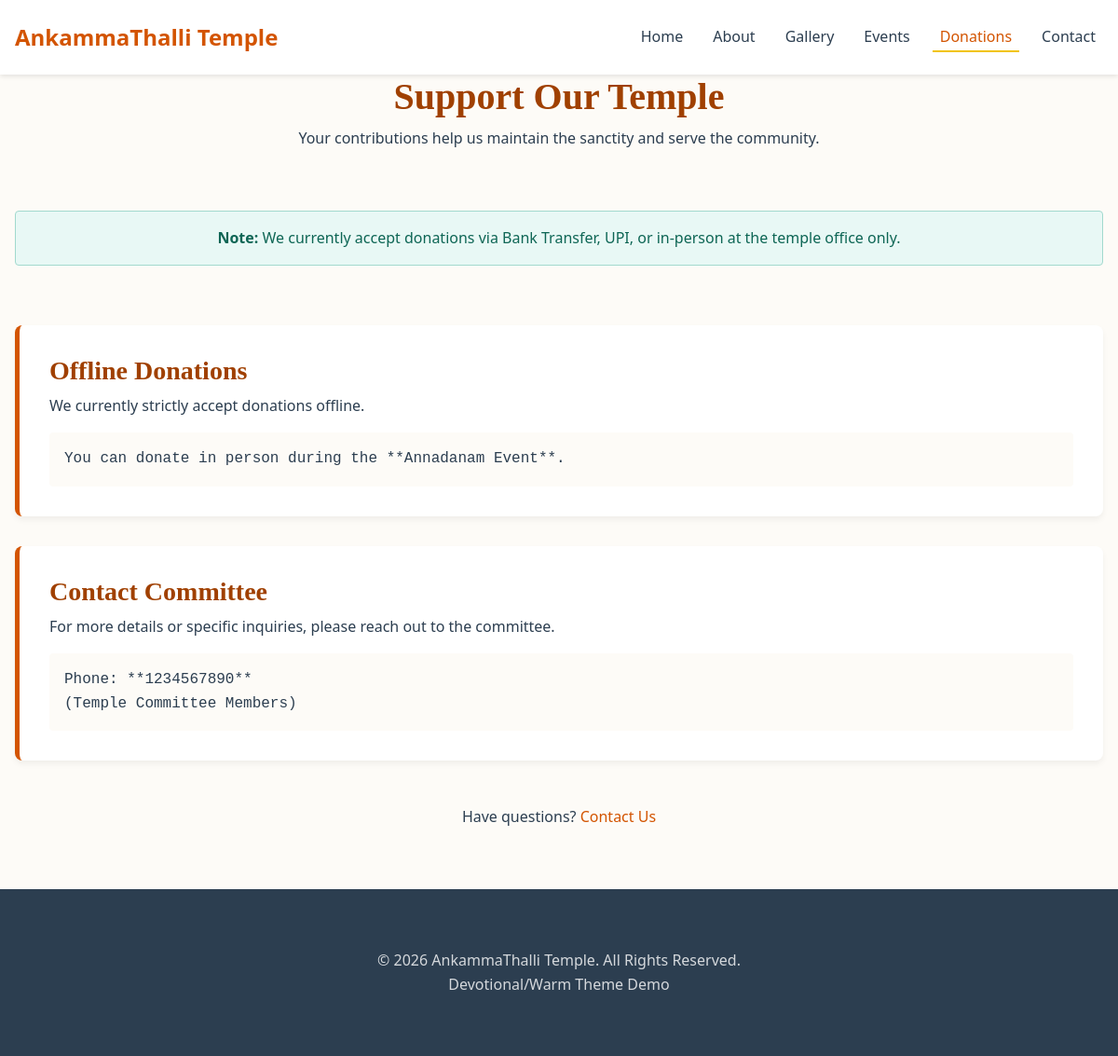
/index.php?page=donations, run on the app's committed database.
### tables this page shows
CREATE TABLE IF NOT EXISTS `menus` (
  `id` int(11) NOT NULL AUTO_INCREMENT,
  `label` varchar(100) NOT NULL,
  `slug` varchar(100) NOT NULL,
  `parent_id` int(11) DEFAULT NULL,
  `display_order` int(11) NOT NULL DEFAULT 0,
  `is_active` tinyint(1) NOT NULL DEFAULT 1,
  `created_at` timestamp DEFAULT CURRENT_TIMESTAMP,
  PRIMARY KEY (`id`)
);

CREATE TABLE IF NOT EXISTS `donations` (
  `id` int(11) NOT NULL AUTO_INCREMENT,
  `title` varchar(255) NOT NULL,
  `description` text,
  `bank_details` text,  
  `is_active` tinyint(1) DEFAULT 1,
  PRIMARY KEY (`id`)
);

### app/models/Menu.php (called while the page is built, shortened)
<?php
class Menu {
    public static function getAll() {
        try {
            $db = Database::getInstance()->getConnection();
            $stmt = $db->query("SELECT * FROM menus WHERE is_active = 1 ORDER BY display_order ASC");
            return $stmt->fetchAll();
        } catch (PDOException $e) {
            return [];
        }
    }
}

### app/controllers/DonationsController.php (called while the page is built, shortened)
<?php
require_once __DIR__ . '/../models/Donation.php';
class DonationsController {
    public function index() {
        $donationMethods = Donation::getAll();
        require __DIR__ . '/../views/pages/donations.php';
    }
}

### app/models/Donation.php (called while the page is built, shortened)
<?php
class Donation {
    public static function getAll() {
        $db = Database::getInstance()->getConnection();
        $stmt = $db->query("SELECT * FROM donations WHERE is_active = 1");
        return $stmt->fetchAll();
    }
}

### app/views/pages/donations.php (the view, shortened to what this page needs)
<link rel="stylesheet" href="assets/css/pages/donations.css">
<div class="container donations-header">
    <h1>Support Our Temple</h1>
    <p class="lead">Your contributions help us maintain the sanctity and serve the community.</p>
</div>
<div class="container">
    <div class="offline-notice">
        <strong>Note:</strong> We currently accept donations via Bank Transfer, UPI, or in-person at the temple office only.
    </div>
    <?php if (!empty($donationMethods)): ?>
        <?php foreach ($donationMethods as $method): ?>
            <div class="donation-card">
                <h3><?= htmlspecialchars($method['title']) ?></h3>
                <p><?= htmlspecialchars($method['description']) ?></p>
                <?php if (!empty($method['bank_details'])): ?>
                    <div class="bank-details"><?= htmlspecialchars($method['bank_details']) ?></div>
                <?php endif; ?>
            </div>
        <?php endforeach; ?>
    <?php else: ?>
        <p>No donation information available at the moment. Please contact the temple office.</p>
    <?php endif; ?>
    <div style="margin-top: 3rem; text-align: center;">
        <p>Have questions? <a href="index.php?page=contact">Contact Us</a></p>
    </div>
</div>

### app/views/partials/header.php (shortened to what this page needs)
<?php
require_once __DIR__ . '/../../models/Menu.php';
$menuItems = Menu::getAll();
$currentPage = $_GET['page'] ?? 'home';
?>
<!DOCTYPE html>
<html lang="en">
<head>
    <link rel="stylesheet" href="assets/css/theme.css">
    <link rel="stylesheet" href="assets/css/base.css">
    <link rel="stylesheet" href="assets/css/layout.css">
    <link rel="stylesheet" href="assets/css/components.css">
</head>
<body>
<header class="site-header">
    <div class="container">
        <div class="logo">
            <a href="index.php">AnkammaThalli Temple</a>
        </div>
        <nav class="main-nav">
            <ul>
                <?php foreach ($menuItems as $item): ?>
                    <?php
                        $isActive = ($currentPage === $item['slug']) ? 'active' : '';
                    ?>
                    <li>
                        <a href="index.php?page=<?= htmlspecialchars($item['slug']) ?>" class="<?= $isActive ?>">
                            <?= htmlspecialchars($item['label']) ?>
                        </a>
                    </li>
                <?php endforeach; ?>
            </ul>
        </nav>
    </div>
</header>
<main>

### public/assets/css/theme.css (style rules this page uses)
:root { --color-primary: #D35400; --color-primary-dark: #A04000; --color-secondary: #8E44AD; --color-accent: #F1C40F; --color-text-main: #2C3E50; --color-text-light: #7F8C8D; --color-bg-body: #FDFBF7; --color-bg-footer: #2C3E50; --color-white: #FFFFFF; --spacing-xs: 0.25rem; --spacing-sm: 0.5rem; --spacing-md: 1rem; --spacing-lg: 2rem; --spacing-xl: 4rem; --font-heading: 'Georgia', serif; --font-body: 'Segoe UI', Tahoma, Geneva, Verdana, sans-serif; --container-width: 1200px; --header-height: 80px; }

### public/assets/css/base.css (style rules this page uses)
*, *::before, *::after { box-sizing: border-box; margin: 0; padding: 0; }
body { font-family: var(--font-body); font-size: 16px; line-height: 1.6; color: var(--color-text-main); background-color: var(--color-bg-body); }
h1, h2, h3, h4, h5, h6 { font-family: var(--font-heading); color: var(--color-primary-dark); margin-bottom: var(--spacing-sm); line-height: 1.2; }
h1 { font-size: 2.5rem; }
h3 { font-size: 1.75rem; }
a { color: var(--color-primary); text-decoration: none; transition: color 0.3s ease; }
ul { list-style: none; }

### public/assets/css/layout.css (style rules this page uses)
.container { max-width: var(--container-width); margin: 0 auto; padding: 0 var(--spacing-md); }
.site-header { background-color: var(--color-white); box-shadow: 0 2px 5px rgba(0,0,0,0.1); height: var(--header-height); display: flex; align-items: center; position: sticky; top: 0; z-index: 1000; }
.site-header .container { display: flex; justify-content: space-between; align-items: center; width: 100%; }
.logo { font-size: 1.5rem; font-weight: bold; color: var(--color-primary-dark); }
.main-nav ul { display: flex; gap: var(--spacing-md); }
.main-nav a { color: var(--color-text-main); font-weight: 500; padding: var(--spacing-xs) var(--spacing-sm); }
.main-nav a.active, .main-nav a:hover { color: var(--color-primary); border-bottom: 2px solid var(--color-accent); }

### public/assets/css/pages/donations.css (style rules this page uses)
.donations-header { text-align: center; margin-bottom: var(--spacing-xl); }
.donation-card { background: var(--color-white); border-radius: 8px; box-shadow: 0 4px 6px rgba(0,0,0,0.05); padding: var(--spacing-lg); margin-bottom: var(--spacing-lg); border-left: 5px solid var(--color-primary); }
.donation-card h3 { color: var(--color-primary-dark); margin-bottom: var(--spacing-sm); }
.bank-details { background-color: var(--color-bg-body); padding: var(--spacing-md); border-radius: 4px; font-family: monospace; margin-top: var(--spacing-md); white-space: pre-wrap; }
.offline-notice { background-color: #e8f8f5; border: 1px solid #a2d9ce; color: #0e6655; padding: var(--spacing-md); border-radius: 4px; margin-bottom: var(--spacing-xl); text-align: center; }

### data on the page
menus: label "Home"
menus: label "About"
menus: label "Gallery"
menus: label "Events"
menus: label "Donations"
menus: label "Contact"
donations: title "Offline Donations", description "We currently strictly accept donations offline.", bank_details "You can donate in person during the **Annadanam Event**."
donations: title "Contact Committee", description "For more details or specific inquiries, please reach out to the committee.", bank_details "Phone: **1234567890** (Temple Committee Members)"
